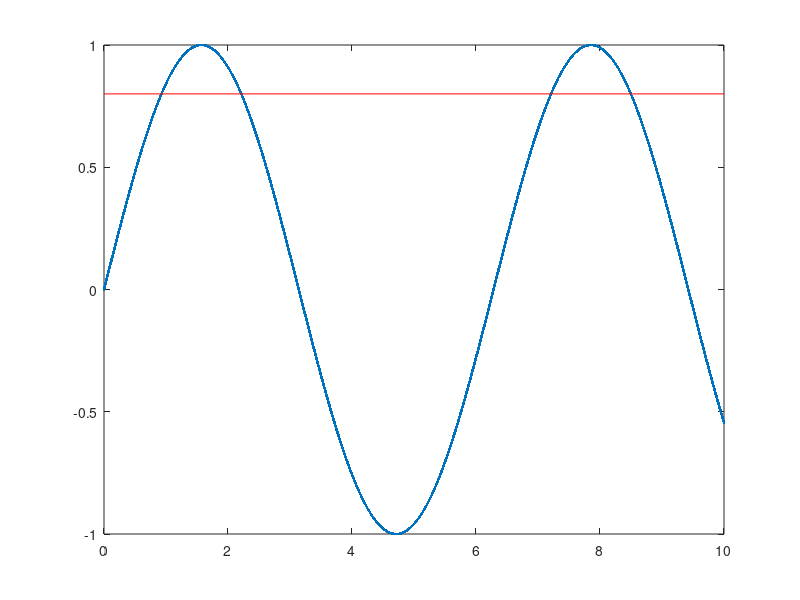

Here is the MATLAB script that generated this plot:
clc;
clearvars;
close all;

x = linspace(0, 10, 1000000);
y = sin(x);

plot(x, y, '.');
hold on;
plot([0 10], [0.8 0.8], '-r');

ygreater = y > 0.8;

final = sum(ygreater) / length(y);
